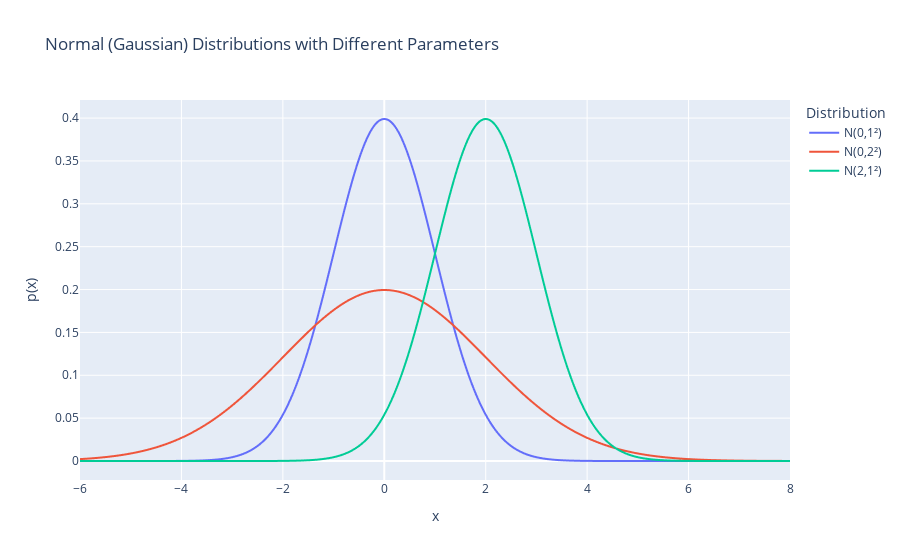

Notebook code cell kept with this figure:
### Markdown cell above
## Normale verdeling (Gaussverdeling)

De normale verdeling is één van de belangrijkste continue verdelingen in statistiek en machine learning:

$$
f(x) = \frac{1}{\sqrt{2\pi\sigma^2}}e^{-\frac{(x-\mu)^2}{2\sigma^2}}
$$

waarbij $\mu$ het gemiddelde en $\sigma$ de standaardafwijking voorstelt.

## ✍️
Visualiseer normale verdelingen met verschillende parameters en bereken kansen.

### Code cell
# Define different normal distributions
x = np.linspace(-6, 8, 1000)

# Create dataframe with all distributions
data = []
for mu, sigma, label in [(0, 1, "N(0,1²)"), (0, 2, "N(0,2²)"), (2, 1, "N(2,1²)")]:
    pdf = stats.norm.pdf(x, mu, sigma)
    data.extend(
        [{"x": xi, "p(x)": pi, "Distribution": label} for xi, pi in zip(x, pdf, strict=False)]
    )

df = pd.DataFrame(data)
fig = px.line(
    df,
    x="x",
    y="p(x)",
    color="Distribution",
    title="Normal (Gaussian) Distributions with Different Parameters",
)
fig.show()

### Figure 1 — Plotly figure (JSON) as saved in the notebook; plotly's stock layout.template omitted (floating-point values rounded to 4 significant figures; data arrays with more than 128 entries replaced by an {"elided": "..."} marker saying what was removed)
{"data": [{"hovertemplate": "Distribution=N(0,1²)<br>x=%{x}<br>p(x)=%{y}<extra></extra>", "legendgroup": "N(0,1²)", "line": {"color": "#636efa", "dash": "solid"}, "marker": {"symbol": "circle"}, "mode": "lines", "name": "N(0,1²)", "showlegend": true, "type": "scattergl", "x": {"elided": "1000 float values"}, "xaxis": "x", "y": {"elided": "1000 float values"}, "yaxis": "y"}, {"hovertemplate": "Distribution=N(0,2²)<br>x=%{x}<br>p(x)=%{y}<extra></extra>", "legendgroup": "N(0,2²)", "line": {"color": "#EF553B", "dash": "solid"}, "marker": {"symbol": "circle"}, "mode": "lines", "name": "N(0,2²)", "showlegend": true, "type": "scattergl", "x": {"elided": "1000 float values"}, "xaxis": "x", "y": {"elided": "1000 float values"}, "yaxis": "y"}, {"hovertemplate": "Distribution=N(2,1²)<br>x=%{x}<br>p(x)=%{y}<extra></extra>", "legendgroup": "N(2,1²)", "line": {"color": "#00cc96", "dash": "solid"}, "marker": {"symbol": "circle"}, "mode": "lines", "name": "N(2,1²)", "showlegend": true, "type": "scattergl", "x": {"elided": "1000 float values"}, "xaxis": "x", "y": {"elided": "1000 float values"}, "yaxis": "y"}], "layout": {"legend": {"title": {"text": "Distribution"}, "tracegroupgap": 0}, "title": {"text": "Normal (Gaussian) Distributions with Different Parameters"}, "xaxis": {"anchor": "y", "domain": [0, 1], "title": {"text": "x"}}, "yaxis": {"anchor": "x", "domain": [0, 1], "title": {"text": "p(x)"}}}}
